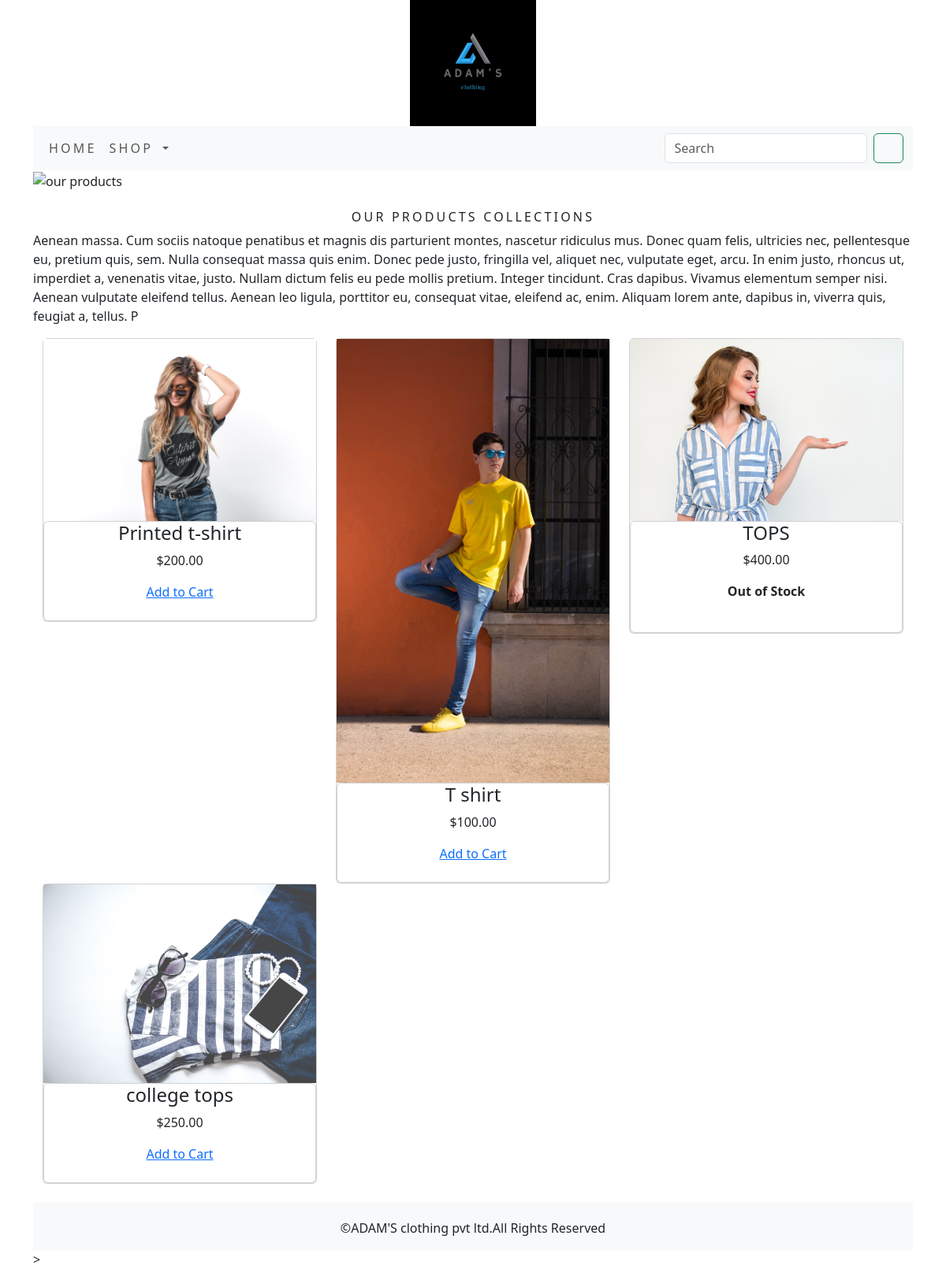
The app's page /shop/ with its own data.
### shop/models.py (models this page shows)
class Product(models.Model):
    name = models.CharField(max_length=250, unique=True)
    slug = models.SlugField(max_length=250, unique=True)
    description = models.TextField(blank=True)
    price = models.DecimalField(max_digits=10, decimal_places=2, blank=True)
    category = models.ForeignKey(Category, on_delete=models.CASCADE)
    image = models.ImageField(upload_to='product', blank=True)
    stock = models.IntegerField()
    available = models.BooleanField(default=True)
    created = models.DateTimeField(auto_now_add=True)
    updated = models.DateTimeField(auto_now=True)
    class Meta:
        ordering = ('name',)
        verbose_name = 'product'
        verbose_name_plural = 'products'
    def get_url(self):
        return reverse('shop:proCatDetail',args=[self.category.slug,self.slug])

### shop/views.py (the view)
# urls.py: path('', views.allProdCat, name='allProdCat'),
def allProdCat(request, c_slug=None):
    c_page = None
    products_list = None
    if c_slug != None:
        c_page = get_object_or_404(Category, slug=c_slug)
        products_list = Product.objects.all().filter(category=c_page, available=True)
    else:
        products_list = Product.objects.all().filter(available=True)
        paginator = Paginator(products_list, 6)
        try:
            page = int(request.GET.get('page', '1'))
        except:
            page = 1
        try:
            products = paginator.page(page)
        except (EmptyPage, InvalidPage):
            products = paginator.page(paginator.num_pages)
    return render(request, "category.html", {'category': c_page, 'products': products})

### cart/context_processors.py (called while the page is built)
def counter(request):
    item_count=0
    if 'admin' in request.path:
        return{}
    else:
        try:
            cart=Cart.objects.filter(cart_id=_cart_id(request))
            cart_items=CartItem.objects.all().filter(cart=cart[:1])
            for cart_item in cart_items:
                item_count += cart_item.quantity
        except Cart.DoesNotExist:
            item_count =0
    return dict(item_count=item_count)

### cart/views.py (called while the page is built)
def _cart_id(request):
    cart = request.session.session_key
    if not cart:
        cart = request.session.create()
    return cart

### shop/context_processors.py (called while the page is built)
def menu_links(request):
    links = Category.objects.all()
    return dict(links=links)

### shop/models.py (called while the page is built)
    def get_url(self):
        return reverse('shop:products_by_category',args=[self.slug])

### templates/category.html (shortened to what this page needs)
{% extends 'base.html' %}
{% load static %}
{% block content %}
<div class="mx_auto">
    {% if category %}
               <img class="my_image" src="{{category.image.url}}" alt="{{category.name}}" width="800px;">
        </div>
<br>
  <div>
             <h1 class="text-center my_title"> {{category.name}}</h1>
             <p class="text-justify">{{category.description}}</p>
        </div>
    {% else %}
        <div>
           <img class="my_image my image_padding" src="{% static 'img/banner.png' %}" alt="our products" width="1250px;">
        </div>
        <br>
       <div>
         <h1 class="text-center my_title"> Our Products Collections</h1>
         <p class="text-justify"> Aenean massa. Cum sociis natoque penatibus et magnis dis parturient montes, nascetur ridiculus mus. Donec quam felis, ultricies nec, pellentesque eu, pretium quis, sem. Nulla consequat massa quis enim. Donec pede justo, fringilla vel, aliquet nec, vulputate eget, arcu. In enim justo, rhoncus ut, imperdiet a, venenatis vitae, justo. Nullam dictum felis eu pede mollis pretium. Integer tincidunt. Cras dapibus. Vivamus elementum semper nisi. Aenean vulputate eleifend tellus. Aenean leo ligula, porttitor eu, consequat vitae, eleifend ac, enim. Aliquam lorem ante, dapibus in, viverra quis, feugiat a, tellus. P</p>
       </div>
    {% endif %}
<div class="container">
    <div class="row max_auto">
        {% for product in products.object_list %}
            <div class="my_bottom_margin col-9 col-sm-12 col-md-4 xol-lg-4">
              <div class="card text-center" style="min-width:18rem;">
                <a href="{{product.get_url}}"><img class="card_img_top my_image" src="{{product.image.url}}" alt="{{product.name}}" width="500px;"></a>
                  <div class="card body">
                    <h4>{{product.name}}</h4>
                    <p>${{product.price}}</p>
                     <div>
                        {% if product.stock <= 0 %}
                            <p><b> Out of Stock</b></p>
                        {% else %}
                             <a href="">Add to Cart</a><br>
                        {% endif %}
                     <br>
                    </div>
                </div>
            </div>
        </div>
        {% endfor %}
    </div>
    <br>
</div>
{% endblock %}

### templates/base.html (shortened to what this page needs)
{% load static %}
<!DOCTYPE html>
<html lang="en">
<head>
    <link rel="stylesheet" href="{% static 'css/custom.css' %}">
    <link href="https://cdn.jsdelivr.net/npm/bootstrap@5.3.0-alpha1/dist/css/bootstrap.min.css" rel="stylesheet">
</head>
<body>
<div class="container">
  {% include 'header.html' %}
  {% include 'navbar.html' %}
  {% block content %}
  {% endblock %}
</div>
{% include 'footer.html' %}
</body>>
</html>

### templates/header.html
{% load static %}
<header>
  <center>
  <a href="{% url 'shop:allProdCat' %}"><img src="{% static 'img/logo.png' %}" alt="logoimg" width="160px" height="160px"></a>
  </center>
</header>

### templates/navbar.html (shortened to what this page needs)
<nav class="navbar navbar-expand-lg navbar-light bg-light">
  <div class="container-fluid">
    <div class="collapse navbar-collapse" id="navbarSupportedContent">
      <ul class="navbar-nav me-auto mb-2 mb-lg-0">
        <li class="nav-item">
          <a class="nav-link" href="#">Home</a>
        </li>
        <li class="nav-item dropdown {% if 'shop' in request.path %} active {% endif %}">
          <a class="nav-link dropdown-toggle" href="#" id="navbarDropdown" role="button" data-bs-toggle="dropdown" aria-expanded="false">
            Shop
          </a>
        </li>
      </ul>
      <form class="d-flex" action="{% url 'search_app:SearchResult' %}" method="get">
        <input class="form-control me-2" type="search" placeholder="Search" name="q" aria-label="Search">
        <button class="btn btn-outline-success" type="submit"><i class="fa fa-search"></i></button>
      </form>
    </div>
  </div>
</nav>

### templates/footer.html
<div class="footer navbar-fixed-bottom my_footer">
    <p class="text-center"> &copy;ADAM'S clothing pvt ltd.All Rights Reserved</p>
</div>

### static/css/custom.css (style rules this page uses)
body { font-family: 'Roboto', sans-serif; }
.nav-item { letter-spacing: .2em; font-size-14px; text-transform:uppercase; }
.my_footer { background-color:#f8f9fa; height:60px; }
.my_footer p { padding-top:20px; font_size:14px; }
.my_image { width:100%; height:auto; }
.my_title { font-size:16px; text-transform:uppercase; letter-spacing:.2em; }
.my_bottom_margin { margin_bottom:20px; }

### records on screen
Product: image (picture), name "Printed t-shirt", price "200.00", stock "Add to Cart"
Product: image (picture), name "T shirt", price "100.00", stock "Add to Cart"
Product: image (picture), name "TOPS", price "400.00", stock "Out of Stock"
Product: image (picture), name "college tops", price "250.00", stock "Add to Cart"
